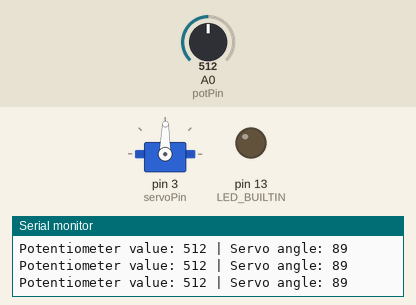
Recording of a program running on a simulated Arduino Uno, built with avr-gcc and run on an emulated ATmega328P. Shown: servo, output pins drawn as LEDs (lit = HIGH), the last lines printed to the serial monitor. Inputs (shaded band) come from the test bench; at power-on: A0 (potPin) = 512.

Above: at 1.2 s.
1.3 s: A0 (potPin) set to 555
At 2.5 s:
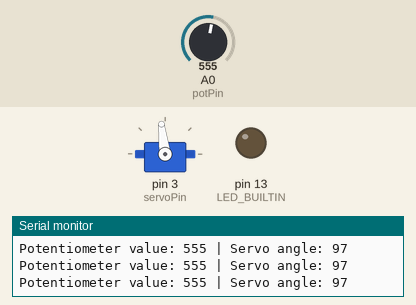
2.8 s: A0 (potPin) set to 589
At 4.0 s:
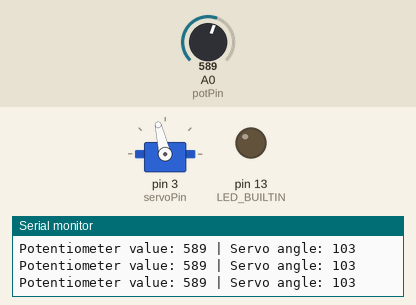
4.3 s: A0 (potPin) set to 306
At 5.1 s:
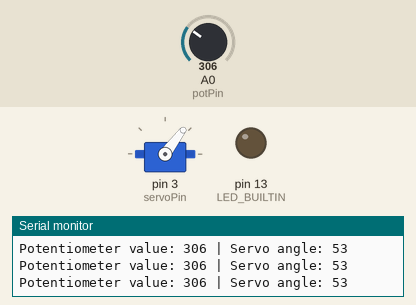
5.8 s: A0 (potPin) set to 109
At 6.6 s:
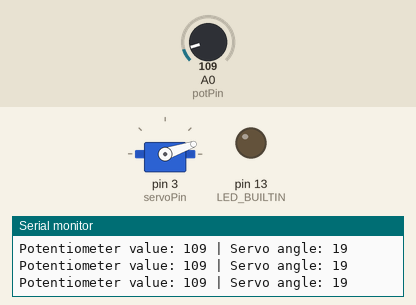
7.3 s: A0 (potPin) set to 95
At 7.6 s:
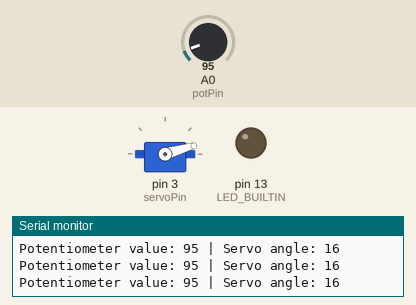
10.3 s: A0 (potPin) set to 122
At 11.4 s:
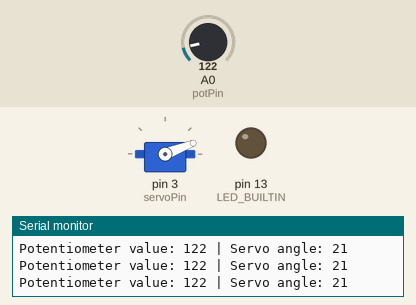
Timing chart, 0 to 12.8 s (numbered marks = the images above; inputs shaded):
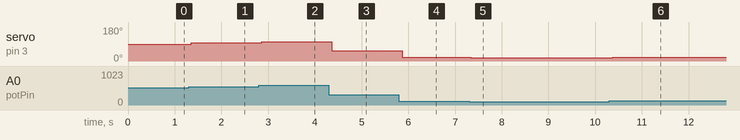

Measured:
- after the input at 1.3 s, servo on pin 3 (servoPin): 89° → 97° after 0.05 s
- after the input at 2.8 s, servo on pin 3 (servoPin): 97° → 103° after 0.06 s
- after the input at 4.3 s, servo on pin 3 (servoPin): 103° → 53° after 0.06 s
- after the input at 5.8 s, servo on pin 3 (servoPin): 53° → 19° after 0.07 s
- after the input at 7.3 s, servo on pin 3 (servoPin): 19° → 16° at once
- after the input at 10.3 s, servo on pin 3 (servoPin): 16° → 21° after 0.07 s

The program:

main.cpp
```cpp
#include <Arduino.h>
#include <Servo.h>

const int potPin = A0;
const int servoPin = 3;
Servo myServo;
int potValue;
int servoAngle;

void setup()
{
  Serial.begin(9600);
  pinMode(LED_BUILTIN, OUTPUT);
  digitalWrite(LED_BUILTIN, LOW);
  myServo.attach(servoPin);
}

void loop()
{
  potValue = analogRead(potPin);
  servoAngle = map(potValue, 0, 1023, 0, 179);

  Serial.print("Potentiometer value: ");
  Serial.print(potValue);
  Serial.print(" | Servo angle: ");
  Serial.println(servoAngle);

  myServo.write(servoAngle);
  delay(15);
}
```
